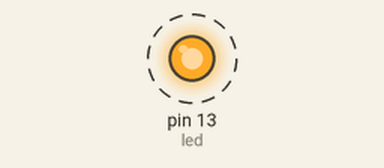
This sketch was run on a simulated Arduino Uno, built with avr-gcc and run on an emulated ATmega328P. On the bench: output pins drawn as LEDs (lit = HIGH). Dashed ring = blinking. What the sketch prints to the serial monitor is not drawn.

Above: at 0.05 s.
Timing chart, 0 to 3.0 s (numbered marks = the images above):
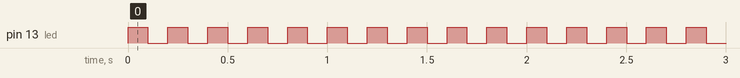

The sketch:

blinking.ino
```cpp
// BRIGHTNESS
// set Arduino UNO board
// Port: /dev/tty.usbmodem1411
// Programmer: arduino
// Overriding Baud Rate: 115200

// wire: GND to - column
// resistor: - column to a3
// led: c3 to c2 (short/negative in c3)
// wire: e2 to pin12


int led = 13;         // the pin that the LED is attached to
//int brightness = 0;   // how bright the LED is
//int fadeAmount = 5;   // how many points to fade the LED by

// the setup function runs once when you press reset or power the board
void setup() {
  Serial.begin(9600);

  // initialize digital pin number led as an output.
  pinMode(led, OUTPUT);
  Serial.print("8"); // turn Serial Monitor on to see output
}

// the loop function runs over and over again forever
void loop() {
  //Serial.print("test"); // turn Serial Monitor on to see output

  digitalWrite(led, 5);   // turn the LED on (5 is the HIGH is the voltage level)
  delay(100);            // wait for a second
  digitalWrite(led, 0);   // turn the LED off by making the voltage 0 (or LOW)
  delay(100);            // wait
  Serial.print("OnOff\n"); // turn Serial Monitor on to see output


  // reverse the direction of the fading at the ends of the fade:
  /*
  if (brightness == 0 || brightness == 255) {
    fadeAmount = -fadeAmount ;
  }
  */

}
```

Measured:
- by itself, pin 13 (led): alternates HIGH for 0.10 s and LOW for 0.10 s
